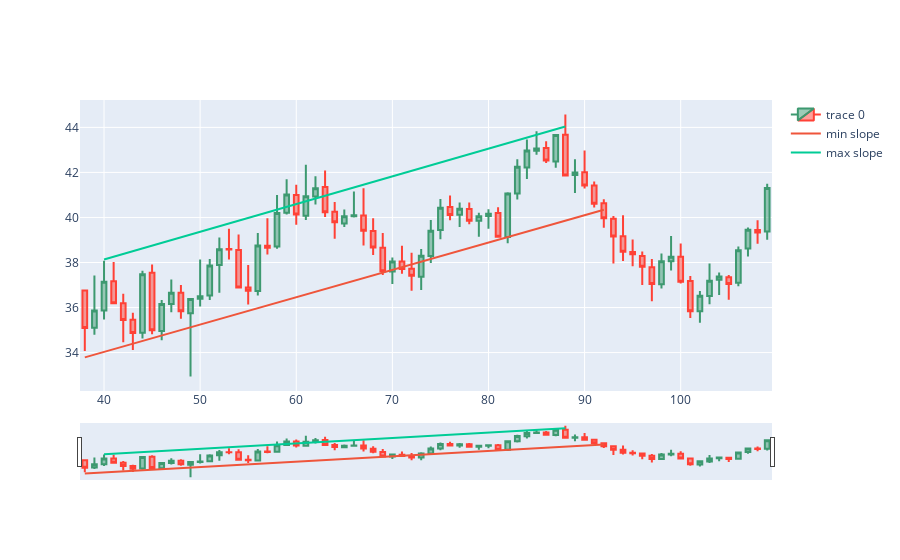

The code cell stored with this chart in its notebook:
### Code cell
import numpy as np
from matplotlib import pyplot
backcandles= 50
wind = 5

candleid = 88

maxim = np.array([])
minim = np.array([])
xxmin = np.array([])
xxmax = np.array([])
for i in range(candleid-backcandles, candleid+1, wind):
    minim = np.append(minim, df.Low.iloc[i:i+wind].min())
    xxmin = np.append(xxmin, df.Low.iloc[i:i+wind].idxmin())
for i in range(candleid-backcandles, candleid+1, wind):
    maxim = np.append(maxim, df.High.loc[i:i+wind].max())
    xxmax = np.append(xxmax, df.High.iloc[i:i+wind].idxmax())
slmin, intercmin = np.polyfit(xxmin, minim,1)
slmax, intercmax = np.polyfit(xxmax, maxim,1)

dfpl = df[candleid-backcandles:candleid+backcandles]
fig = go.Figure(data=[go.Candlestick(x=dfpl.index,
                open=dfpl['Open'],
                high=dfpl['High'],
                low=dfpl['Low'],
                close=dfpl['Close'])])
fig.add_trace(go.Scatter(x=xxmin, y=slmin*xxmin + intercmin, mode='lines', name='min slope'))
fig.add_trace(go.Scatter(x=xxmax, y=slmax*xxmax + intercmax, mode='lines', name='max slope'))
